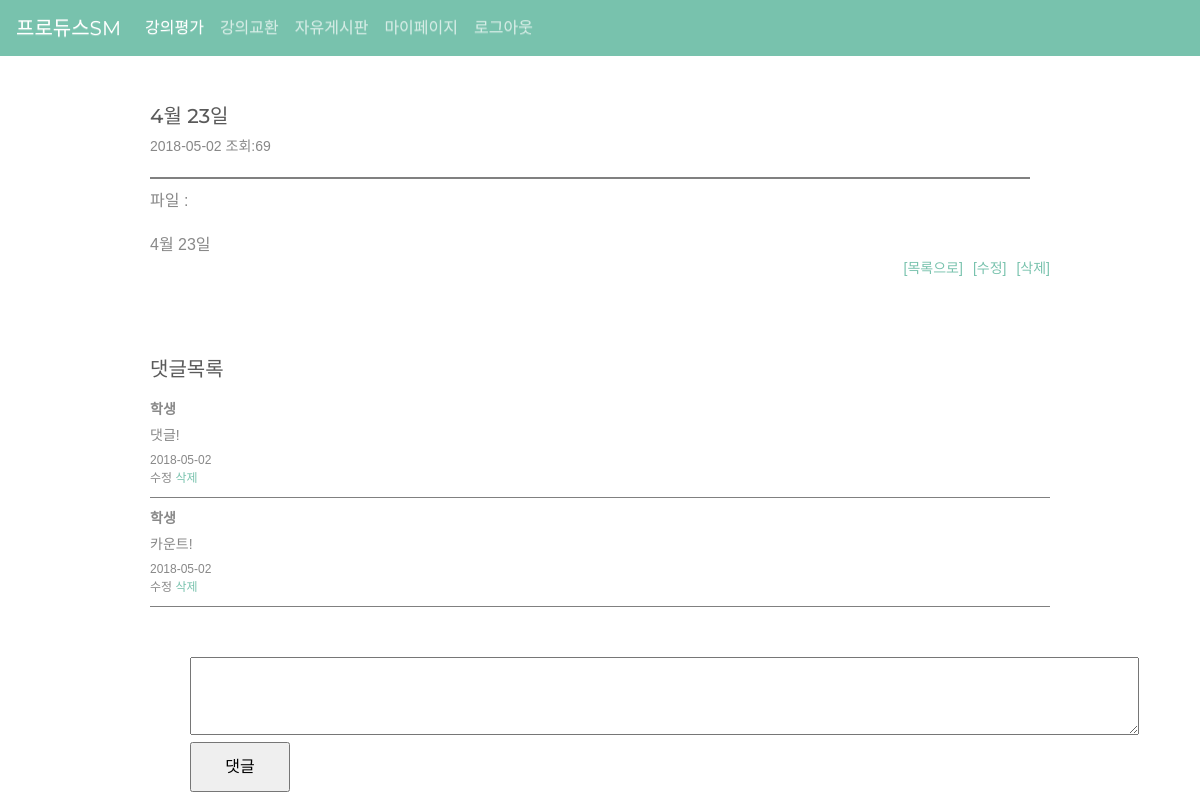
The page /page/free_board/free_read.php?idx=1 (signed in) on the database as committed earlier.
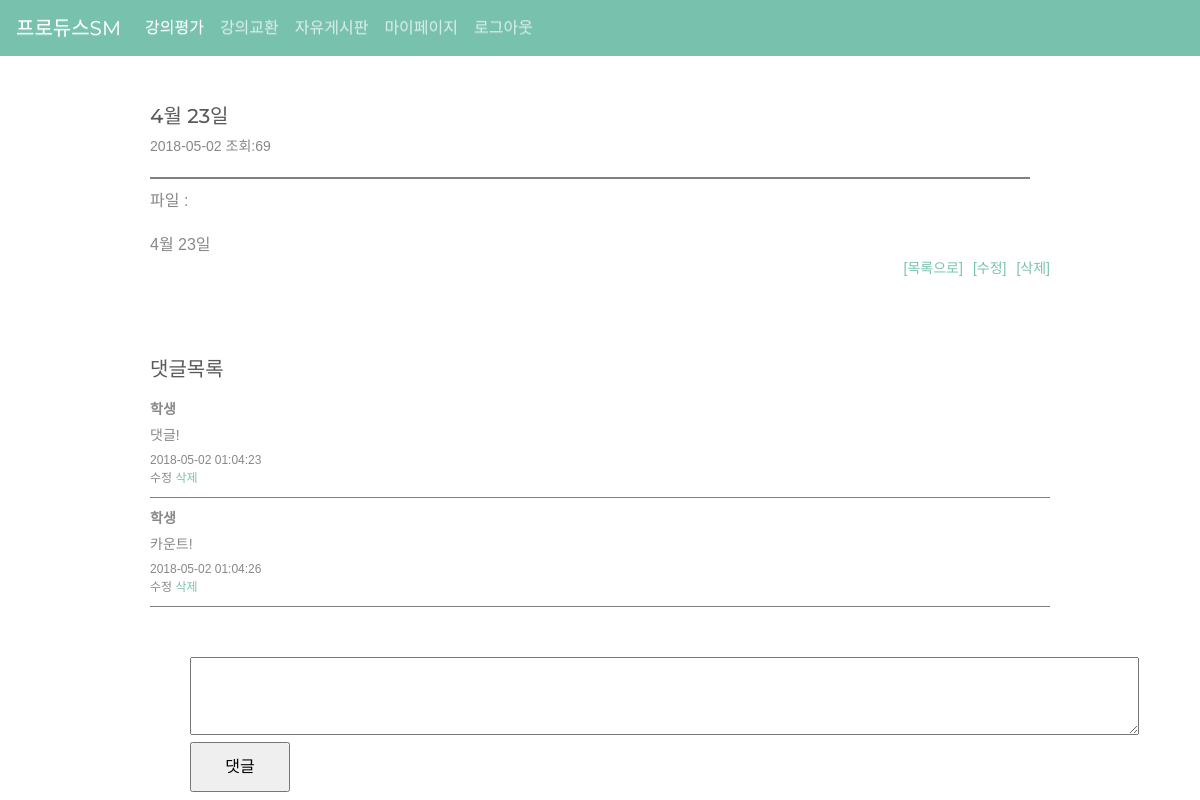
The same page on the database as committed later.
### tables this page shows
CREATE TABLE `free_board` (
  `idx` int(11) NOT NULL,
  `name` varchar(100) NOT NULL,
  `title` varchar(100) NOT NULL,
  `content` text NOT NULL,
  `date` date NOT NULL,
  `hit` int(11) NOT NULL,
  `file` varchar(100)
);

CREATE TABLE `free_reply` (
  `idx` int(11) NOT NULL,
  `con_num` int(11) NOT NULL,
  `name` varchar(100) NOT NULL,
  `content` text NOT NULL,
  `date` datetime NOT NULL
);

### db.php (called while the page is built, shortened)
<?php
 $db = new mysqli("localhost","root","123456","producesm");
 $db->set_charset("utf8");
 function mq($sql){
   global $db;
   return $db->query($sql);
 }
 ?>

### page/free_board/free_read.php (the view, shortened to what this page needs)
<?php
include "../../db.php";
if(isset($_SESSION['userid'])){
	$bno = $_GET['idx'];
	$sql = mq("select * from free_board where idx='".$bno."'");
	$free_board = $sql->fetch_array();
?>
<!doctype html>
<html lang="ko">
 <head>
  <link rel="stylesheet" href="../../css/board.css" />
  <link rel="stylesheet" href="../../css/jquery-ui.css" />
	<link rel="stylesheet" href="../../css/bootstrap.min.css">
	<link rel="stylesheet" href="../../css/bootstrap-theme.min.css">
</head>
<nav class="navbar navbar-expand-lg navbar-dark bg-primary">
	<a class="navbar-brand" href="../../../index.php">프로듀스SM</a>
	<div class="collapse navbar-collapse" id="navbarColor01">
		<ul class="navbar-nav mr-auto">
			<li class="nav-item active">
				<a class="nav-link" href="../../page/evaluation.php">강의평가 <span class="sr-only">(current)</span></a>
			</li>
			<li class="nav-item">
				<a class="nav-link" href="../../page/trade.php">강의교환</a>
			</li>
			<li class="nav-item">
				<a class="nav-link" href="../../page/list.php">자유게시판</a>
			</li>
			<li class="nav-item">
				<a class="nav-link" href="../../page/mypage.php">마이페이지</a>
			</li>
		 <li class="nav-item">
				<a class="nav-link" href="../../member/logout.php">로그아웃</a>
			</li>
		</ul>
	</div>
</nav>
<body>
<div id="board_read">
		<br><br><h5><?php echo $free_board['title']; ?></h5>
		<div id="user_info">
			<?php echo $free_board['date']; ?> 조회:<?php echo $free_board['hit']; ?>
				<div id="bo_line"></div>
			</div>
			<div style="padding-top:10px;">
			파일 : <a href="../../upload/<?php echo $free_board['file'];?>" download><?php echo $free_board['file']; ?></a>
			</div>
			<div id="bo_content">
				<?php echo nl2br("$free_board[content]"); ?>
			</div>
		<div id="bo_ser">
			<ul>
				<li><a href="../list.php">[목록으로]</a></li>
				<?php
					if($_SESSION['userid'] == $free_board['name'])
						{  ?>
						<li><a href="free_modify.php?idx=<?php echo $bno; ?>">[수정]</a></li>
						<li><a href="free_delete.php?idx=<?php echo $bno; ?>">[삭제]</a></li>
					<?php }else{ }?>
			</ul>
		</div>
<div class="reply_view">
	<h5>댓글목록</h5>
		<?php
			$sql3 = mq("select * from free_reply where con_num='".$bno."' order by idx asc");
			while($free_reply = $sql3->fetch_array()){
		?>
		<div class="dap_lo">
			<div><b>학생</b></div>
			<div class="dap_to comt_edit"><?php echo nl2br("$free_reply[content]"); ?></div>
			<div class="rep_me dap_to"><?php echo $free_reply['date']; ?></div>
			<div class="rep_me rep_menu">
				<?php
					if($_SESSION['userid'] == $free_reply['name'])
						{  ?>
							<a class="dat_edit_bt">수정</a>
							<a href="free_reply_delete.php?idx=<?php echo $free_reply['idx']; ?>">삭제</a>
					<?php }else{ }?>
			</div>
		</div>
	<?php } ?>
	<div class="dap_ins">
		<ul>
			<li class="fl"><textarea name="content" class="free_reply_content" id="re_content" cols="100" rows="3"></textarea></li>
			<li><input type="button" id="rep_bt" value="댓글" class="re_bt" /></li>
		</ul>
	</div>
</div>
</div>
</body>
</html>
<?php
}else{
echo "<script>alert('잘못된 접근입니다.'); location.href='../../index.php'; </script>";
	}
?>

### css/board.css (style rules this page uses)
a { text-decoration: none; color:#333; }
ul li { list-style:none; }
.fl { float:left; }
#board_read { width:900px; font-family:'malgun gothic','Sans-Serif','arial'; margin: 0 auto; position: relative; word-break:break-all; }
#user_info { font-size:14px; }
#bo_line { width:880px; height:2px; background: gray; margin-top:20px; }
#bo_content { margin-top:20px; }
#bo_ser { font:14px 'malgun gothic','Sans-Serif','arial'; color:#333; position: absolute; right: 0; }
#bo_ser > ul > li { float:left; margin-left:10px; }
.reply_view { width:900px; position: relative; top:100px; margin: 0 auto; word-break:break-all; }
.dap_lo { font-size: 14px; padding:10px 0 10px 0; border-bottom: solid 1px gray; }
.dap_to { margin-top:5px; }
.rep_me { font-size:12px; }
.re_bt { width:100px; height:50px; font-size:16px; }
.dap_ins { margin-top:50px; }
.dat_edit_bt { cursor: pointer; }

Rows that differ between the two databases and show on the page:
changed free_reply "댓글!": date "2018-05-02" → "2018-05-02 01:04:23"
changed free_reply "카운트!": date "2018-05-02" → "2018-05-02 01:04:26"
